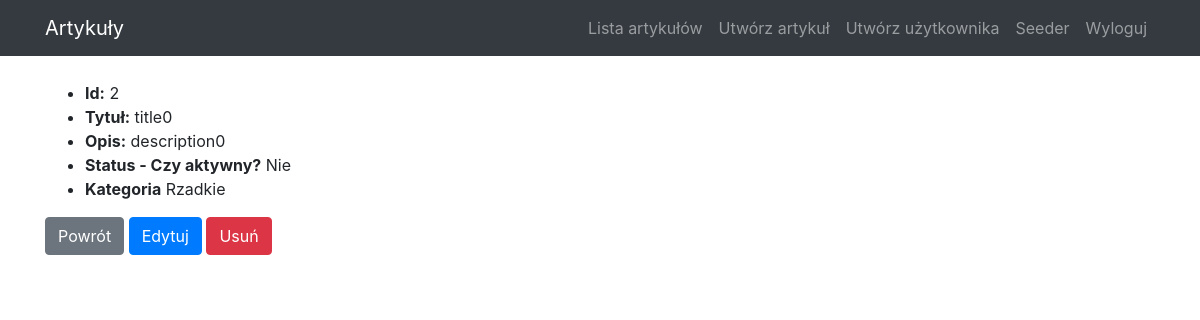
The app's page /?action=show&id=2 (signed in) with its own data.
### tables this page shows
CREATE TABLE `articles` (
  `id` int(11) NOT NULL,
  `title` varchar(50) NOT NULL,
  `description` text NOT NULL,
  `status` tinyint(1) NOT NULL,
  `created` datetime NOT NULL,
  `id_category` int(11) DEFAULT 1
);

CREATE TABLE `categories` (
  `id` int(11) NOT NULL,
  `name` varchar(50) NOT NULL
);

### src/View.php (called while the page is built, shortened)
<?php
class View
{
    public function render(string $page, array $params = []): void
    {
        require_once('templates/layout.php');
    }
}

### src/Controller/ArticleController.php (called while the page is built, shortened)
<?php
class ArticleController extends Controller
{
    public function showAction()
    {
        $this->view->render('show', ['article' => $this->getArticle()]);
    }
    private function getArticle(): array
    {
        $articleId = (int) $this->request->getParam('id');
        return $this->articleModel->get($articleId);
    }
}

### index.php (called while the page is built, shortened)
<?php
$config = require_once('config/config.php');
$request = new Request($_GET, $_POST, $_SERVER);
(new ArticleController($request, $config))->run();

### src/Model/Model.php (called while the page is built, shortened)
<?php
abstract class Model
{
    private function createConnection(array $config): void
    {
        $dsn = "mysql:dbname={$config['database']};host={$config['host']}";
        $this->connection = new PDO(
            $dsn,
            $config['user'],
            $config['password'],
        );
    }
}

### src/Model/ArticleModel.php (called while the page is built, shortened)
<?php
class ArticleModel extends Model implements ModelInterface
{
    public function get(int $articleId): array
    {
        $query = "SELECT articles.*, categories.name AS catName
            FROM articles
            INNER JOIN categories ON articles.id_category = categories.id
            WHERE articles.id = $articleId ";
        $result = $this->connection->query($query, PDO::FETCH_ASSOC);
        $article = $result->fetch();
        return $article;
    }
}

### templates/pages/show.php (the view)
<?php $article = $params['article'] ?? null ?>
<?php if ($article): ?>
    <ul>
        <li><b>Id:</b> <?php echo (int) $article['id'] ?></li>
        <li><b>Tytuł:</b> <?php echo $article['title'] ?></li>
        <li><b>Opis:</b> <?php echo $article['description'] ?></li>
        <li><b>Status - Czy aktywny?</b> <?php echo (int) $article['status'] === 1 ? 'Tak': 'Nie'; ?></li>
        <li><b>Kategoria</b> <?php echo $article['catName'] ?></li>
    </ul>
    <a href="/" class="btn btn-secondary">Powrót</a>
    <a href="/?action=edit&id=<?php echo $article['id'] ?>" class="btn btn-primary">Edytuj</a>
    <a href="/?action=delete&id=<?php echo $article['id'] ?>" class="btn btn-danger">Usuń</a>
<?php endif; ?>

### public/small-business.css (style rules this page uses)
body { padding-top: 56px; }

### records on screen
articles: id "2", title "title0", description "description0", id_category.name "Rzadkie"
